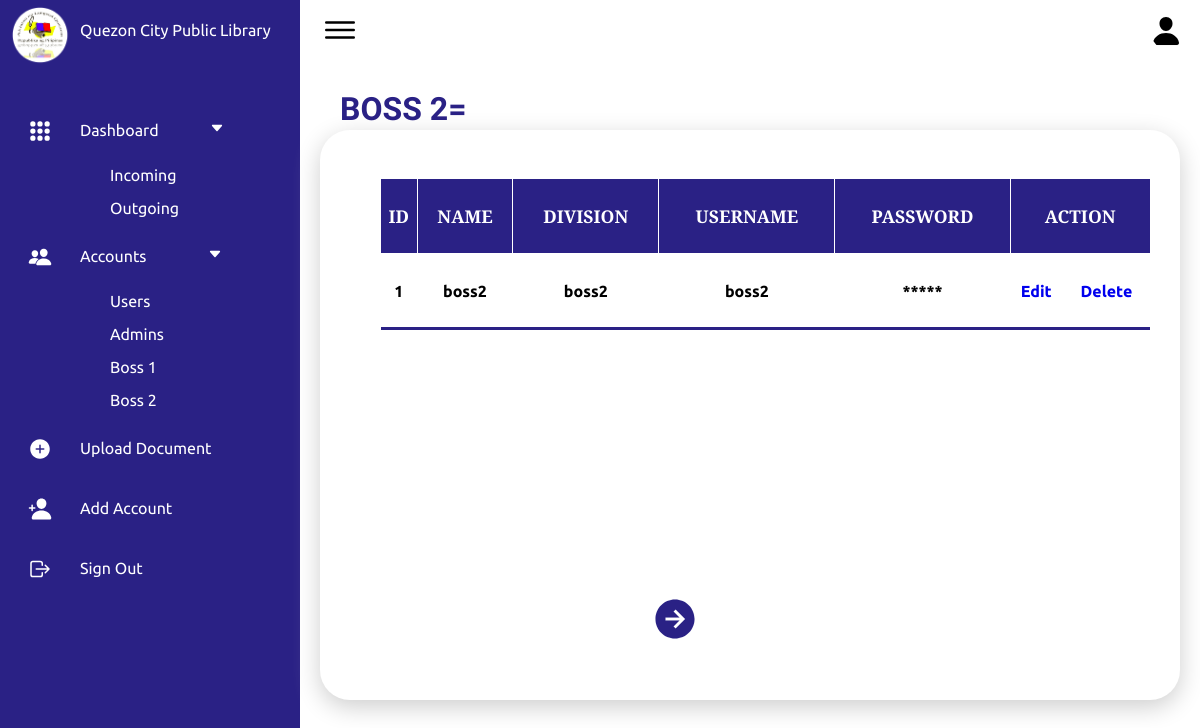
Page /Frontend/Dashboard/boss2accounts.php on the earlier database version.
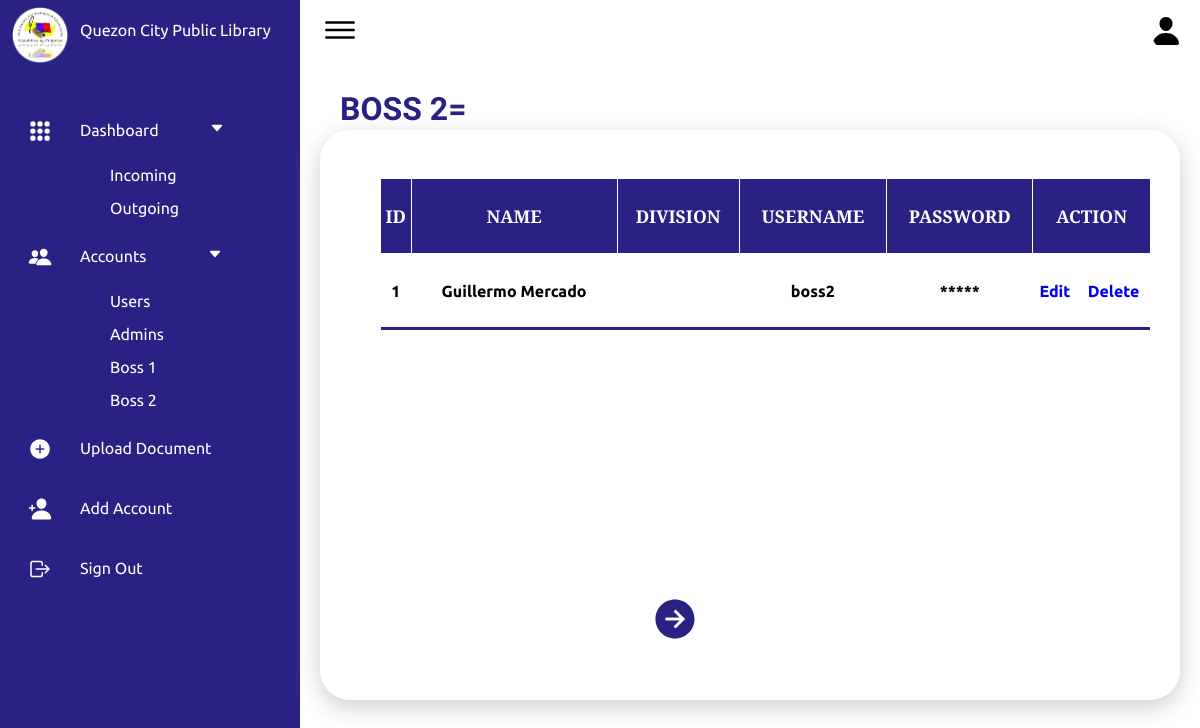
Same page on the later database version.
### tables this page shows
CREATE TABLE `boss2` (
  `id` int(11) NOT NULL,
  `name` varchar(255) NOT NULL,
  `division` varchar(255) NOT NULL,
  `username` varchar(255) NOT NULL,
  `password` varchar(255) NOT NULL
);

### Frontend/Dashboard/boss2accounts.php (the view, shortened to what the changed rows need)
<?php
$server = "localhost";
$username = "root";
$password = "";
$db = "qcpl";
$conn = new mysqli($server, $username, $password, $db);
?>
<!DOCTYPE html>
<html lang="en">
<head>
    <link rel="stylesheet" href="style.css">
</head>
<body>
  <div class="container">
        <div class="main">
            <div class="details">
                <div class="upload">
                    <div class="cardHeader">
                        <h2>BOSS 2=</h2>
                    <div class ="accts_boss2">
                    <?php
                    $rowsPerPage = 4;
                    $page = isset($_GET['page']) ? intval($_GET['page']) : 1;
                    $offset = ($page - 1) * $rowsPerPage;
                    $sql = "SELECT id, name, division, username, password FROM boss2 LIMIT ? OFFSET ?";
                    $stmt = $conn->prepare($sql);
                    $stmt->bind_param("ii", $rowsPerPage, $offset);
                    $stmt->execute();
                    $result = $stmt->get_result();
                    if ($result->num_rows > 0) {
                        echo "<table aria-describedby='boss2-table'>";
                        echo "<tr><th>ID</th><th>Name</th><th>Division</th><th>Username</th><th>Password</th><th colspan='2'>Action</th></tr>";
                        echo "<tbody>";
                        while ($row = $result->fetch_assoc()) {
                            echo "<tr>";
                            echo "<td><center>" . htmlspecialchars($row["id"]) . "</td>";
                            echo "<td><center>" . htmlspecialchars($row["name"]) . "</td>";
                            echo "<td><center>" . htmlspecialchars($row["division"]) . "</td>";
                            echo "<td><center>" . htmlspecialchars($row["username"]) . "</td>";
                            echo "<td><center>" . str_repeat("*", strlen($row["password"])) . "</td>";
                            echo "<td id='boss2_edit'><center><a href='/qcpl/Backend/updateboss2accounts.php?id=" . htmlspecialchars($row["id"]) . "'>Edit</a></td>";
                            echo "<td id='boss2_delete'><center><a href='#' onclick='confirmDeleteBoss2(" . htmlspecialchars($row["id"]) . ")'>Delete</a></td>";
                            echo "</tr>";
                        }
                        echo "</tbody>";
                        echo "</table>";
                    } else {
                        echo "<script>alert('No Boss 2 Account found!'); window.location.href = '?page=1';</script>";
                    }
                    ?>
                    </div>
                    </div>
                </div>
            </div>
        </div>
    </div>
</body>
</html>

Differences in the rows shown:
changed boss2 "boss2": name "boss2" → "Guillermo Mercado"; division "boss2" → (not shown)
